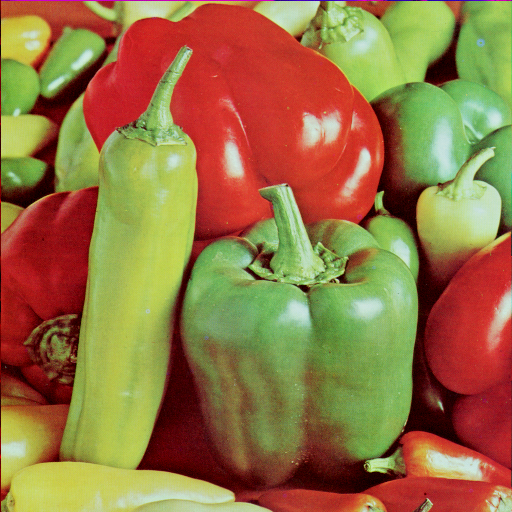
#> input picture disp_labs/stdimgs/peppers.png, 512 x 512 px
$ jupyter execute 1.ipynb
#> lines starting #> are read from the running program, lines starting #| are printed output that depends on the picture
#> further down, image_bgr is the input picture: shape (512, 512, 3); mean B, G, R 66.5, 115.6, 149.8
[cell 1]
import cv2
import numpy as np
import matplotlib.pyplot as plt
from skimage.util import random_noise
from skimage import img_as_ubyte


def add_noise_color(image):
    # Normalize to [0,1] for skimage
    image_float = image / 255.0
    g_noise = random_noise(image_float, mode="gaussian", var=0.01)
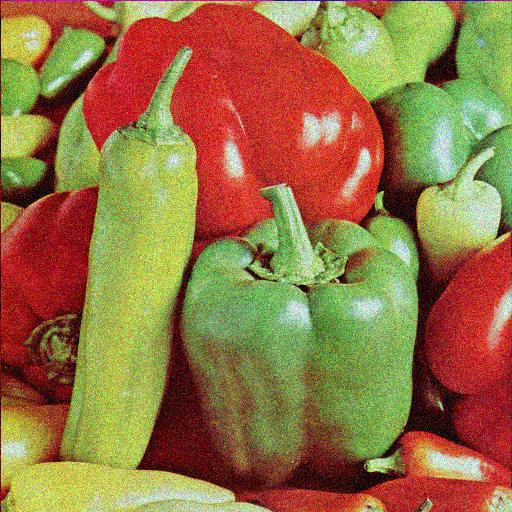
#> g_noise: shape (512, 512, 3) float64; mean B, G, R 0.266, 0.457, 0.587
    sp_noise = random_noise(image_float, mode="s&p", amount=0.02)
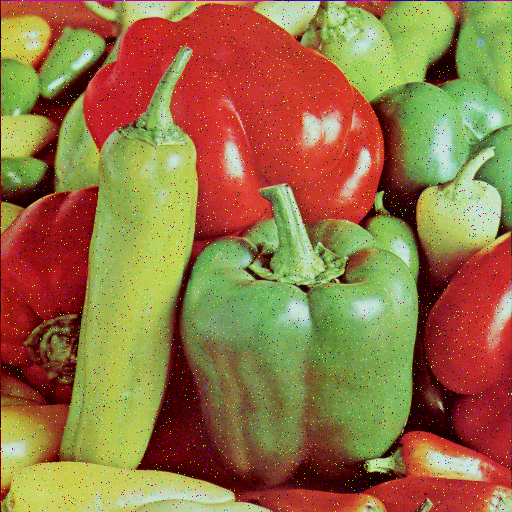
#> sp_noise: shape (512, 512, 3) float64; mean B, G, R 0.266, 0.454, 0.586
    return img_as_ubyte(g_noise), img_as_ubyte(sp_noise)


def apply_filters(image):
    mean = cv2.blur(image, (3, 3))
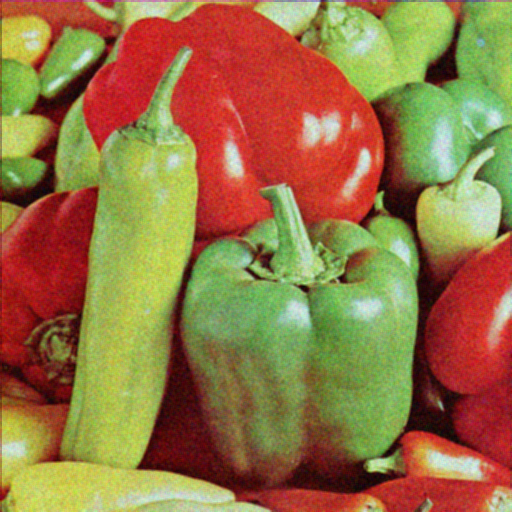
#> mean: shape (512, 512, 3); mean B, G, R 67.8, 116.8, 149.9
    median = cv2.medianBlur(image, 3)
    gaussian = cv2.GaussianBlur(image, (3, 3), 0)
#> in apply_filters (call 2), `mean = cv2.blur(image, (3, 3))`:
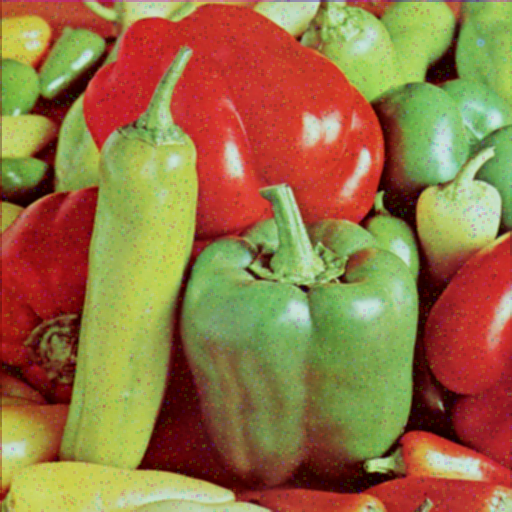
#> mean: shape (512, 512, 3); mean B, G, R 67.8, 116, 149.4
    return mean, median, gaussian


def plot_comparison(title, original, noisy, mean, median, gaussian):
#> called with title = 'Color - Gaussian Noise'
    plt.figure(figsize=(12, 6))
    titles = ["Original", "Noisy", "Mean", "Median", "Gaussian"]
    images = [original, noisy, mean, median, gaussian]

    for i in range(5):
        plt.subplot(1, 5, i + 1)
        plt.imshow(cv2.cvtColor(images[i], cv2.COLOR_BGR2RGB))
        plt.title(f"{title}\n{titles[i]}")
        plt.axis("off")
    plt.tight_layout()
    plt.show()
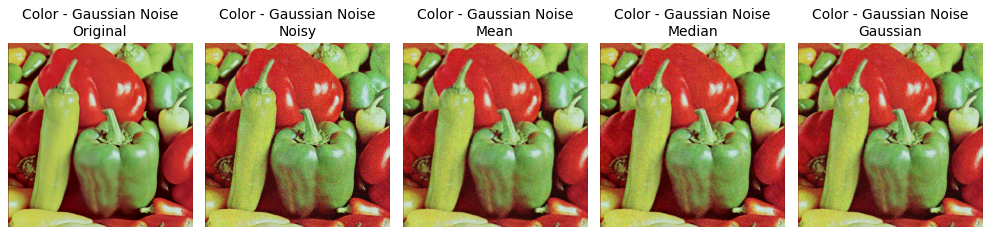
#> figure drawn by matplotlib, 5 panels


image_bgr = cv2.imread("./stdimgs/peppers.png")

gauss, sp = add_noise_color(image_bgr)

gauss_f = apply_filters(gauss)
sp_f = apply_filters(sp)


plot_comparison("Color - Gaussian Noise", image_bgr, gauss, *gauss_f)
plot_comparison("Color - Salt & Pepper Noise", image_bgr, sp, *sp_f)
#> call 2 of plot_comparison, with title = 'Color - Salt & Pepper Noise'
#> in plot_comparison (call 2), `plt.show()`:
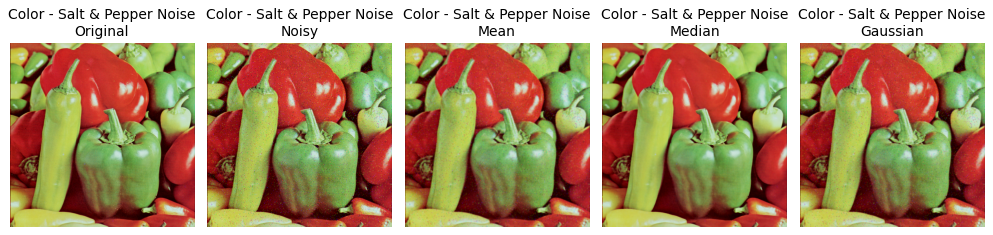
#> figure drawn by matplotlib, 5 panels

$ run again, with disp_labs/stdimgs/baboon.png copied over disp_labs/stdimgs/peppers.png
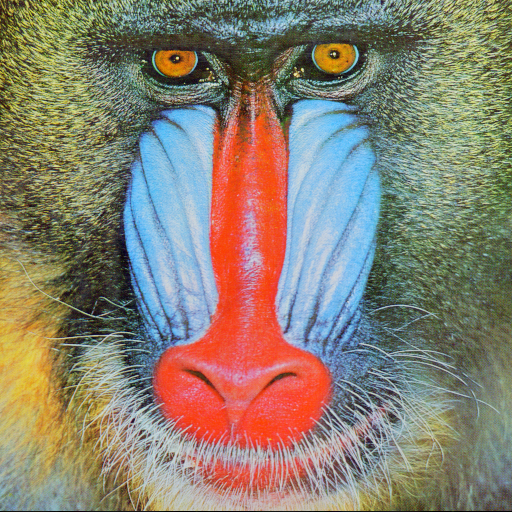
#> input picture disp_labs/stdimgs/baboon.png, 512 x 512 px
#> image_bgr is the input picture: shape (512, 512, 3); mean B, G, R 113.1, 128.9, 137.4
#> in add_noise_color, `g_noise = random_noise(image_float, mode="gaussian", var=0.01)`:
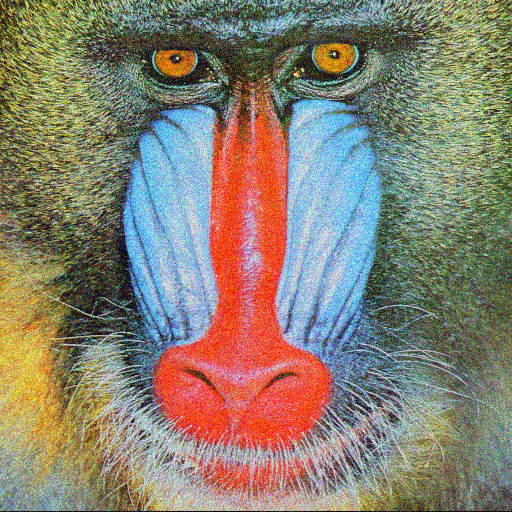
#> g_noise: shape (512, 512, 3) float64; mean B, G, R 0.443, 0.506, 0.537
#> in apply_filters (call 2), `median = cv2.medianBlur(image, 3)`:
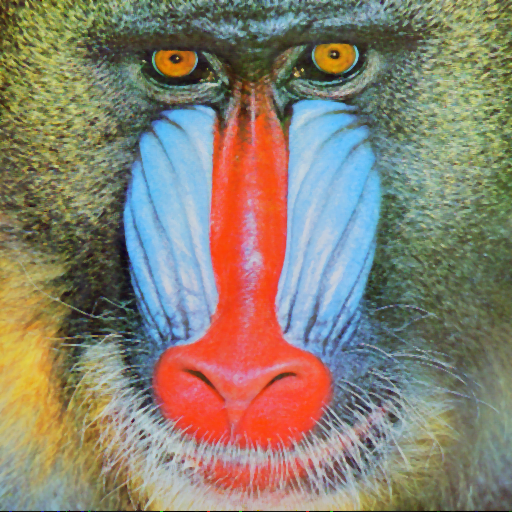
#> median: shape (512, 512, 3); mean B, G, R 112.6, 128.9, 137.2

$ run again, with disp_labs/stdimgs/boat.png copied over disp_labs/stdimgs/peppers.png
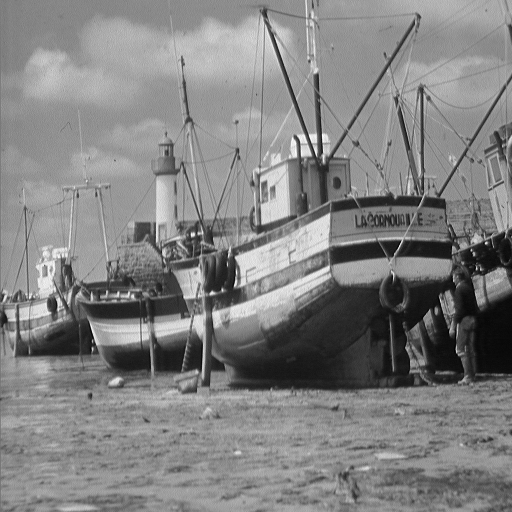
#> input picture disp_labs/stdimgs/boat.png, 512 x 512 px
#> image_bgr is the input picture: shape (512, 512, 3); min 0, max 255, mean 129.7
#> in add_noise_color, `g_noise = random_noise(image_float, mode="gaussian", var=0.01)`:
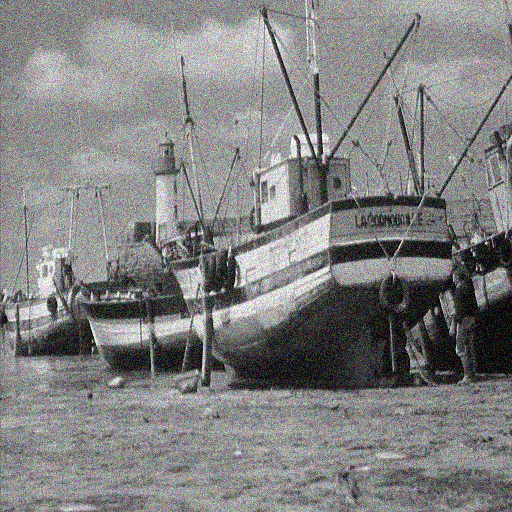
#> g_noise: shape (512, 512, 3) float64; mean B, G, R 0.509, 0.509, 0.509
#> in apply_filters (call 2), `mean = cv2.blur(image, (3, 3))`:
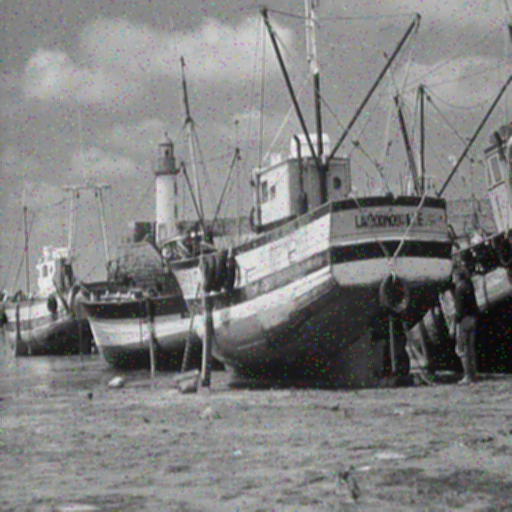
#> mean: shape (512, 512, 3); mean B, G, R 129.7, 129.7, 129.6

$ run again, with disp_labs/stdimgs/fruits.png copied over disp_labs/stdimgs/peppers.png
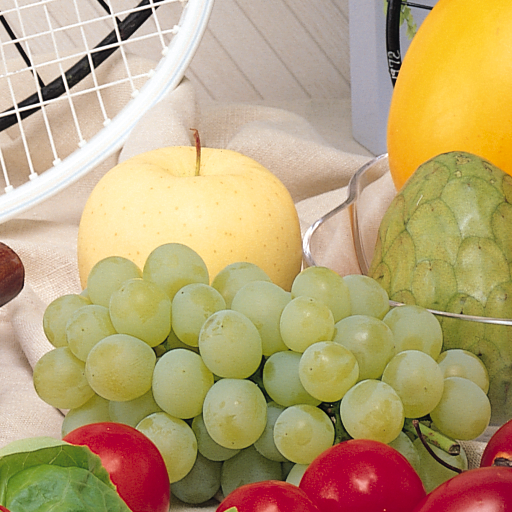
#> input picture disp_labs/stdimgs/fruits.png, 512 x 512 px
#> image_bgr is the input picture: shape (512, 512, 3); mean B, G, R 118.3, 163.3, 185.5
#> in add_noise_color, `g_noise = random_noise(image_float, mode="gaussian", var=0.01)`:
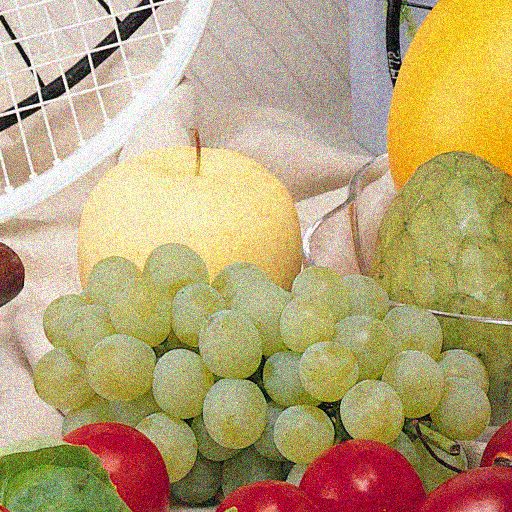
#> g_noise: shape (512, 512, 3) float64; mean B, G, R 0.464, 0.64, 0.721
#> in apply_filters (call 2), `mean = cv2.blur(image, (3, 3))`:
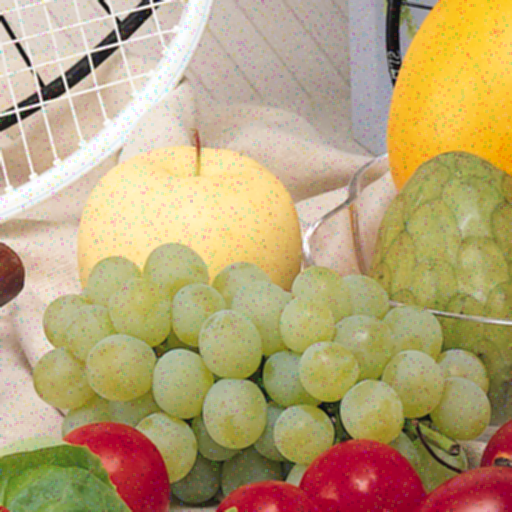
#> mean: shape (512, 512, 3); mean B, G, R 118.4, 162.5, 184.3
